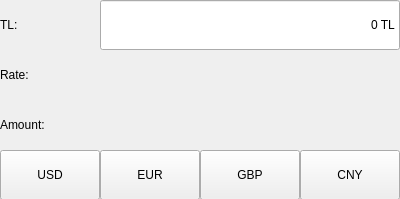
<?xml version="1.0" encoding="UTF-8"?>
<ui version="4.0">
 <class>MainWindow</class>
 <widget class="QMainWindow" name="MainWindow">
  <property name="geometry">
   <rect>
    <x>0</x>
    <y>0</y>
    <width>400</width>
    <height>199</height>
   </rect>
  </property>
  <property name="windowTitle">
   <string>Currency Converter 1.0</string>
  </property>
  <property name="windowIcon">
   <iconset>
    <normaloff>../../Desktop/tli.png</normaloff>../../Desktop/tli.png</iconset>
  </property>
  <widget class="QWidget" name="centralWidget">
   <widget class="QPushButton" name="USD">
    <property name="geometry">
     <rect>
      <x>0</x>
      <y>150</y>
      <width>100</width>
      <height>50</height>
     </rect>
    </property>
    <property name="text">
     <string>USD</string>
    </property>
   </widget>
   <widget class="QPushButton" name="EUR">
    <property name="geometry">
     <rect>
      <x>100</x>
      <y>150</y>
      <width>100</width>
      <height>50</height>
     </rect>
    </property>
    <property name="text">
     <string>EUR</string>
    </property>
   </widget>
   <widget class="QPushButton" name="CNY">
    <property name="geometry">
     <rect>
      <x>300</x>
      <y>150</y>
      <width>100</width>
      <height>50</height>
     </rect>
    </property>
    <property name="text">
     <string>CNY</string>
    </property>
   </widget>
   <widget class="QPushButton" name="GBP">
    <property name="geometry">
     <rect>
      <x>200</x>
      <y>150</y>
      <width>100</width>
      <height>50</height>
     </rect>
    </property>
    <property name="text">
     <string>GBP</string>
    </property>
   </widget>
   <widget class="QLabel" name="AmountResult">
    <property name="geometry">
     <rect>
      <x>100</x>
      <y>100</y>
      <width>300</width>
      <height>50</height>
     </rect>
    </property>
    <property name="styleSheet">
     <string notr="true">QLabel {
  qproperty-alignment: 'AlignVCenter | AlignRight';
  border: 1px solid gray;
}

background-color : white;</string>
    </property>
    <property name="text">
     <string/>
    </property>
   </widget>
   <widget class="QLabel" name="RateResult">
    <property name="geometry">
     <rect>
      <x>100</x>
      <y>50</y>
      <width>300</width>
      <height>50</height>
     </rect>
    </property>
    <property name="styleSheet">
     <string notr="true">QLabel {
  qproperty-alignment: 'AlignVCenter | AlignRight';
  border: 1px solid gray;
}

background-color : white;</string>
    </property>
    <property name="text">
     <string/>
    </property>
   </widget>
   <widget class="QLabel" name="TL">
    <property name="geometry">
     <rect>
      <x>0</x>
      <y>0</y>
      <width>100</width>
      <height>50</height>
     </rect>
    </property>
    <property name="styleSheet">
     <string notr="true">QLabel {
  qproperty-alignment: 'AlignVCenter | AlignRight';
  border: 1px solid gray;
}

background-color : blue;</string>
    </property>
    <property name="text">
     <string>TL:</string>
    </property>
   </widget>
   <widget class="QLabel" name="Amount">
    <property name="geometry">
     <rect>
      <x>0</x>
      <y>100</y>
      <width>100</width>
      <height>50</height>
     </rect>
    </property>
    <property name="styleSheet">
     <string notr="true">QLabel {
  qproperty-alignment: 'AlignVCenter | AlignRight';
  border: 1px solid gray;
}

background-color : white;</string>
    </property>
    <property name="text">
     <string>Amount:</string>
    </property>
   </widget>
   <widget class="QLabel" name="Rate">
    <property name="geometry">
     <rect>
      <x>0</x>
      <y>50</y>
      <width>100</width>
      <height>50</height>
     </rect>
    </property>
    <property name="styleSheet">
     <string notr="true">QLabel {
  qproperty-alignment: 'AlignVCenter | AlignRight';
  border: 1px solid gray;
}

background-color : white;</string>
    </property>
    <property name="text">
     <string>Rate:</string>
    </property>
   </widget>
   <widget class="QLineEdit" name="TLInput">
    <property name="geometry">
     <rect>
      <x>100</x>
      <y>0</y>
      <width>300</width>
      <height>50</height>
     </rect>
    </property>
    <property name="layoutDirection">
     <enum>Qt::RightToLeft</enum>
    </property>
    <property name="styleSheet">
     <string notr="true">QLabel {
  qproperty-alignment: 'AlignRight';
  border: 1px solid gray;
}

background-color : white;</string>
    </property>
    <property name="text">
     <string>0 TL</string>
    </property>
    <property name="alignment">
     <set>Qt::AlignRight|Qt::AlignTrailing|Qt::AlignVCenter</set>
    </property>
    <property name="readOnly">
     <bool>false</bool>
    </property>
   </widget>
  </widget>
 </widget>
 <layoutdefault spacing="6" margin="11"/>
 <resources/>
 <connections/>
</ui>
